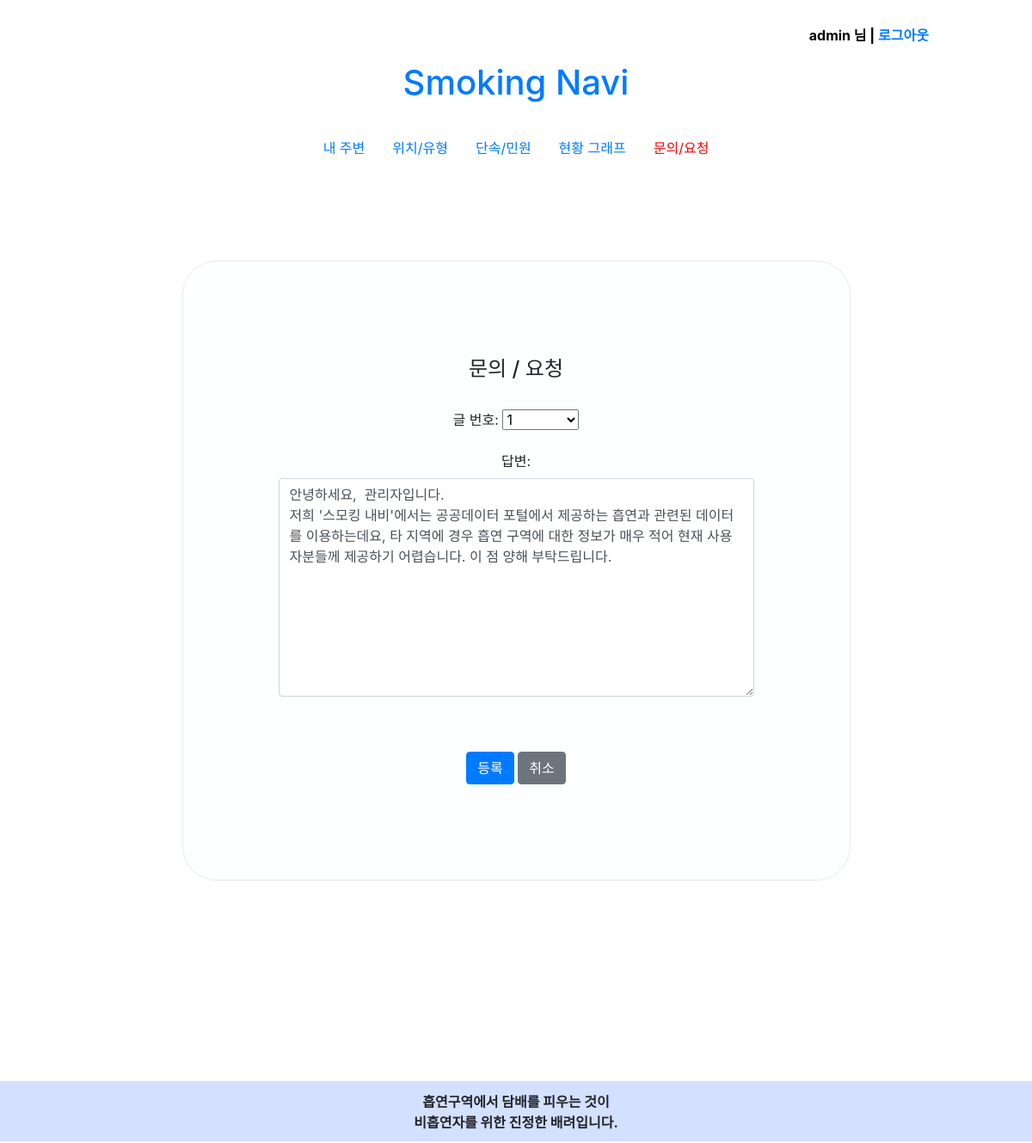
Screenshot of /post/staff/23/edit/ (signed in) with the database file from the repository.
### post/models.py (models this page shows, shortened)
class Post(models.Model):
    number = models.AutoField(primary_key=True)
    author = models.ForeignKey(settings.AUTH_USER_MODEL, on_delete=models.CASCADE)
    title = models.CharField(max_length=200)
    text = models.TextField()
    created_date = models.DateTimeField(default=timezone.now)
    published_date = models.DateTimeField(blank=True, null=True)
    class Meta:
        permissions = [
            ('can_answer', 'Can Answer')
        ]
    def __str__(self):
        return self.number.__str__()
        return self.title
        return self.text

class Answer(models.Model):
    number = models.ForeignKey(Post, on_delete=models.CASCADE, null=True)
    author = models.ForeignKey(settings.AUTH_USER_MODEL, on_delete=models.CASCADE)
    text = models.TextField()
    created_date = models.DateTimeField(default=timezone.now)
    published_date = models.DateTimeField(blank=True, null=True)

### post/views.py (the view)
# urls.py: path('staff/<pk>/edit/', answer_edit, name='answer_edit'),
def answer_edit(request, pk):
    answer = get_object_or_404(Answer, pk=pk)
    if request.user != answer.author:
        return render(request, 'post/post_not_allowed.html')
    if request.method == "POST":
        form = AnswerForm(request.POST, instance=answer)
        if form.is_valid():
            answer = form.save(commit=False)
            answer.author = request.user
            answer.published_date = timezone.now()
            answer.save()
            return redirect('post:answer_detail', pk=answer.pk)
    else:
        form = AnswerForm(instance=answer)
    return render(request, 'post/answer_edit.html', {'form': form})

### post/forms.py
class AnswerForm(forms.ModelForm):
    class Meta:
        model = Answer
        fields = ('number', 'text',)
        widgets = {
            'text': forms.Textarea(attrs={'class': 'form-control'})
        }
        labels = {
            'number': '글 번호',
            'text': '답변'
        }

### post/templates/post/answer_edit.html (shortened to what this page needs)
{% extends "post/post_base.html" %}
{% block content %}
<body>
<div class="postbox">
    <div><h4>문의 / 요청</h4></div>
    <br>
    <form method="POST" class="post-form">
        {{ form.as_p }}
        <br/><br/>
        <button type="submit" href="{% url 'post:answer_list' %}" class="btn btn-primary">등록</button>
        <a class="btn btn-secondary" href="/post/answer_list">취소</a>
    </form>
</div>
</body>
{% endblock %}

### post/templates/post/post_base.html (shortened to what this page needs)
<!DOCTYPE html>
<html lang="ko">
<head>
    <link rel="stylesheet" href="https://cdn.jsdelivr.net/npm/bootstrap@4.5.3/dist/css/bootstrap.min.css">
</head>
<div class="page-header">
    <br/>
    {% if user.is_authenticated %}
      <p style="margin-right:10%;"><strong>{{user.get_username}} 님 |&nbsp;<a href="/accounts/logout" style="text-decoration:none;">로그아웃</a></strong></p>
    {% else %}
      <p style="margin-right:10%;"><strong><a href="/accounts/login" style="text-decoration:none;">로그인</a> | <a href="/accounts/register" style="text-decoration:none;">회원가입</a></strong></p>
    {% endif %}
</div>
<br/>
<nav class="navbarmain" >
    <div class="navtitle">
    <a class="navbar title justify-content-center" id="titlename" href="/" style="text-decoration:none;"><h1>Smoking Navi</h1></a>
    </div>
    <div class="nav" id="nav-tab" role="tablist">
        <ul class="nav">
            <li class="nav-item"><a class="nav-link" href="/">내 주변</a>
            <li class="nav-item"><a class="nav-link" href="/location" onclick="location.href='/location'">위치/유형</a>
            <li class="nav-item"><a class="nav-link" href="/cp_cd">단속/민원</a>
            <li class="nav-item"><a class="nav-link" href="/graph">현황 그래프</a>
            {% if request.user.is_active and request.user.is_staff %}
            <li class="nav-item"><a class="nav-link active" href="/post/post_list_staff">문의/요청</a>
            {% else %}
            <li class="nav-item"><a class="nav-link active" href="/post/post_list">문의/요청</a>
            {% endif %}
        </ul>
    </div>
</nav>
<div class="container">
<body>
<div class="blockcontents">
{% block content %}
{% endblock %}
</div>
<br/><br/><br/>
</body>
</div>
<footer>
    <div id="footerbox">
        <p><strong>흡연구역에서 담배를 피우는 것이<br/>비흡연자를 위한 진정한 배려입니다.</strong></p>
    </div>
</footer>
</html>

### post/templates/post/post_base.html (style rules this page uses)
@media screen and (min-width: 769px) { #footerbox { bottom: 0; padding: 0%; background-color: #D4E0FF; width: 100%; height: 70px; } }
@media screen and (min-width: 769px) { #footerbox > p { font-size: 100%; text-align: center; padding: 1%; } }
@media screen and (min-width: 769px) { .page-header > p { color: black; float: right; margin-top: 5px; } }
@media screen and (min-width: 769px) { .nav { margin: 0 auto; text-align:center; } }
@media screen and (min-width: 769px) { .navtitle { width: 100%; text-align:center; margin : 0 auto; } }
@media screen and (min-width: 769px) { .navbarmain { text-align:center; } }
@media screen and (min-width: 769px) { #titlename { display: inline; } }
@media screen and (min-width: 769px) { .container { min-height: 100%; margin-bottom: -70px; padding-bottom: 10%; } }

### post/templates/post/answer_edit.html (style rules this page uses)
.postbox { width:70%; text-align:center; border:1px solid #EAEAEA; border-radius:40px; padding:10%; margin:10% 15%; background:#FDFFFF; }

### rows the page displays
Post: number "1"
Answer: text "안녕하세요, 관리자입니다. 저희 '스모킹 내비'에서는 공공데이터 포털에서 제공하는 흡연과 관련된 데이터를 이용하는데요, 타 지역에 경우 흡연 구역에 대한 정보가 매우 적어 현재 사용자분들께 제공하기 어렵습니다. 이 점 양해 부탁드립니다."

### other values shown
{{ user.get_username }} "admin"
